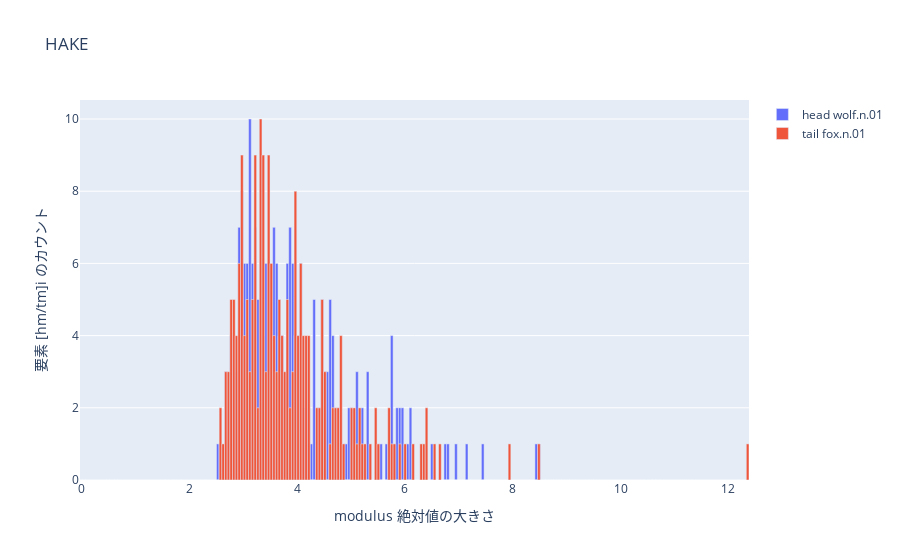

Notebook code for this chart:
### Code cell
# headとtailの各座標を計算
phase_head, mod_head = np.split(entity_embedding[head_id], 2)
phase_tail, mod_tail = np.split(entity_embedding[tail_id], 2)

# ログ変換と極座標への変換
mod_head = np.log(np.abs(mod_head)) * np.sign(mod_head)
mod_tail = np.log(np.abs(mod_tail)) * np.sign(mod_tail)

phase_head = phase_head / embedding_range * np.pi
phase_tail = phase_tail / embedding_range * np.pi

# 極座標から直交座標への変換
x_head, y_head = mod_head * np.cos(phase_head), mod_head * np.sin(phase_head)
x_tail, y_tail = mod_tail * np.cos(phase_tail), mod_tail * np.sin(phase_tail)

# 距離の計算
distance_head = np.sqrt(x_head**2 + y_head**2)
distance_tail = np.sqrt(x_tail**2 + y_tail**2)

# 指定された区間で均等に分割
bin_edges = np.linspace(0, np.max([np.max(mod_head), np.max(mod_tail)]), num_bins + 1)

# ヒストグラムの作成
hist_head = np.histogram(mod_head, bins=bin_edges)
hist_tail = np.histogram(mod_tail, bins=bin_edges)

# Plotlyを使用してヒストグラムをプロット
fig = go.Figure()

# Head Entityのヒストグラム
fig.add_trace(go.Bar(x=hist_head[1][:-1], y=hist_head[0], name="head "+entities_dict[head_id], opacity=1.0, width=0.05))

# Tail Entityのヒストグラム
fig.add_trace(go.Bar(x=hist_tail[1][:-1], y=hist_tail[0], name="tail "+entities_dict[tail_id], opacity=1.0, width=0.05))

# レイアウトの設定
fig.update_layout(
    title='HAKE',
    xaxis=dict(title='modulus 絶対値の大きさ'),
    yaxis=dict(title='要素 [hm/tm]i のカウント'),
    barmode='overlay',  # HeadとTailのヒストグラムをオーバーレイ
)

# プロットの表示
fig.show()

### Figure 1 — Plotly figure (JSON) as saved in the notebook; plotly's stock layout.template omitted (floating-point values rounded to 4 significant figures; data arrays with more than 128 entries replaced by an {"elided": "..."} marker saying what was removed)
{"data": [{"name": "head wolf.n.01", "opacity": 1, "type": "bar", "width": 0.05, "x": {"elided": "250 float values"}, "y": {"elided": "250 int values"}}, {"name": "tail fox.n.01", "opacity": 1, "type": "bar", "width": 0.05, "x": {"elided": "250 float values"}, "y": {"elided": "250 int values"}}], "layout": {"barmode": "overlay", "title": {"text": "HAKE"}, "xaxis": {"title": {"text": "modulus 絶対値の大きさ"}}, "yaxis": {"title": {"text": "要素 [hm/tm]i のカウント"}}}}
